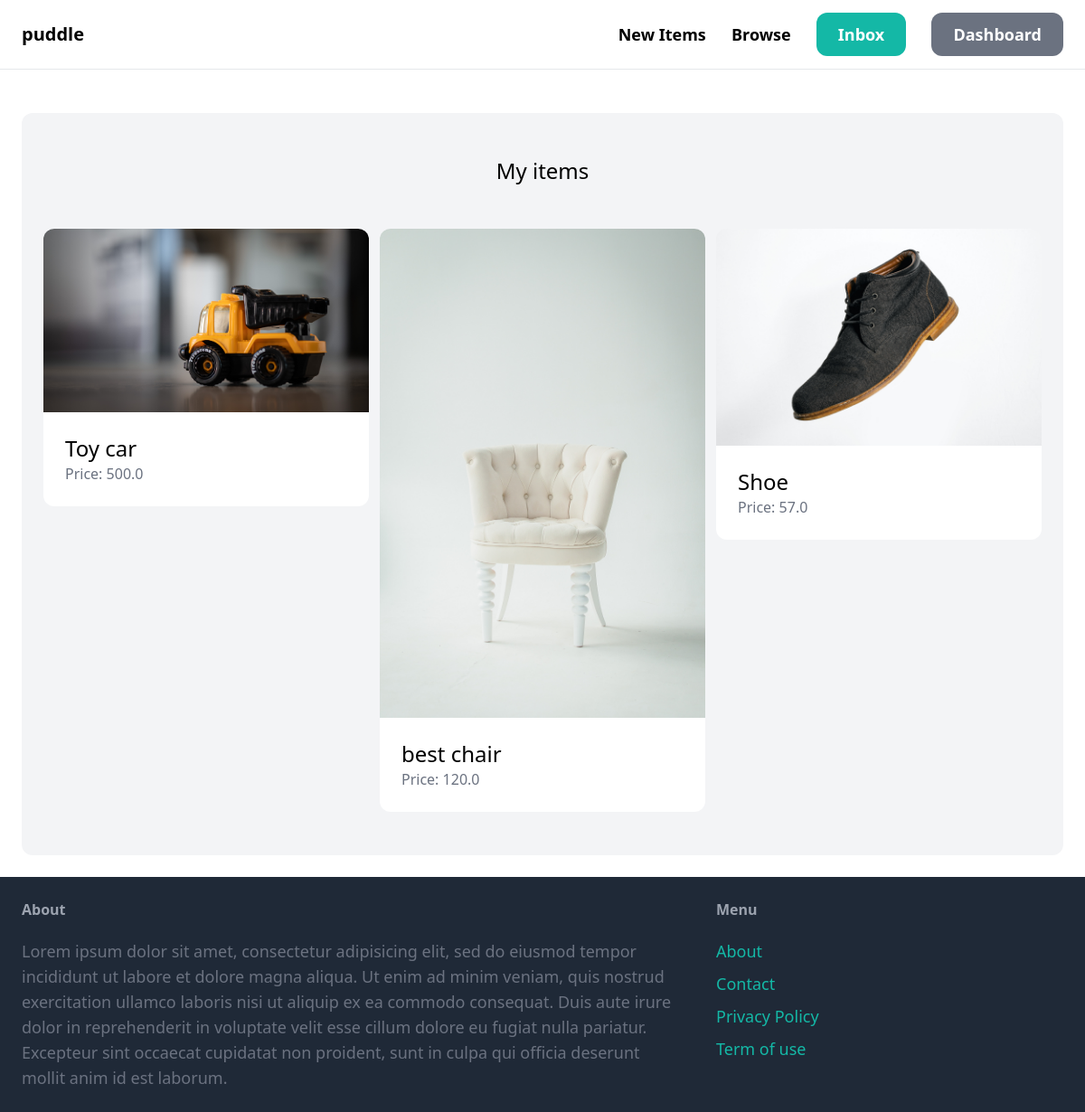
The page /dashboard/ (signed in) on the database its author committed.
### item/models.py (models this page shows, shortened)
class Item(models.Model):
    category = models.ForeignKey(Category, related_name="items", on_delete = models.CASCADE)
    name = models.CharField(max_length=255)
    description = models.TextField(blank=True, null =True)
    price = models.FloatField()
    image = models.ImageField(upload_to="item_images", blank=True, null =True)
    is_sold = models.BooleanField(default=False)
    created_by = models.ForeignKey(User, related_name="items", on_delete =models.CASCADE)
    created_at = models.DateTimeField(auto_now_add=True)

### dashboard/views.py (the view)
# urls.py: path("", views.index, name="index"),
@login_required
def index(request):
    items= Item.objects.filter(created_by = request.user)
    return render(request, 'dashboard/index.html', {'items': items})

### dashboard/templates/dashboard/index.html
{% extends 'core/base.html' %} {% block title %}Dashboard{% endblock %}
{% block content %}
<div class="mt-6 px-6 py-12 bg-gray-100 rounded-xl">
  <h2 class="mb-12 text-2xl text-center">My items</h2>
  <div class="grid grid-cols-3 gap-3">
    {% for item in items %}
    <div>
      <a href="{% url 'item:detail' item.id %}">
        <div>
          <img src="{{ item.image.url }}" class="rounded-t-xl" />
        </div>
        <div class="p-6 bg-white rounded-b-xl">
          <h2 class="text-2xl">{{ item.name }}</h2>
          <p class="text-gray-500">Price: {{ item.price }}</p>
        </div>
      </a>
    </div>
    {% endfor %}
  </div>
</div>
{% endblock %}

### rows shown on the page
Item: image (picture), name "Toy car", price "500.0"
Item: image (picture), name "best chair", price "120.0"
Item: image (picture), name "Shoe", price "57.0"
